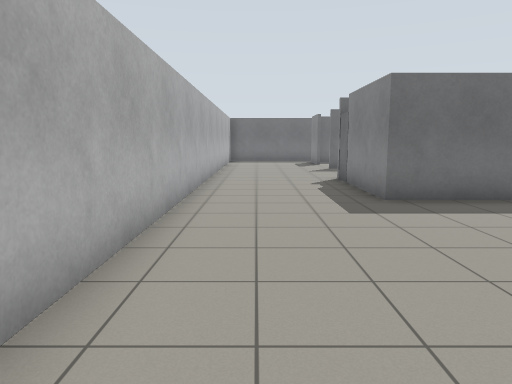
View 1 (above)

12 first-person views from a walk through a world built for the Gazebo simulator. The camera is 1.2 m above the floor, tilts 8° down and sees 70° across. The floor is counted in squares, 1 m on a side. Each view is taken from the middle of a square. On the plan, view 1 faces up. The plan holds only what a view shows up to about 14 squares ahead; the rest is blank.

View 2
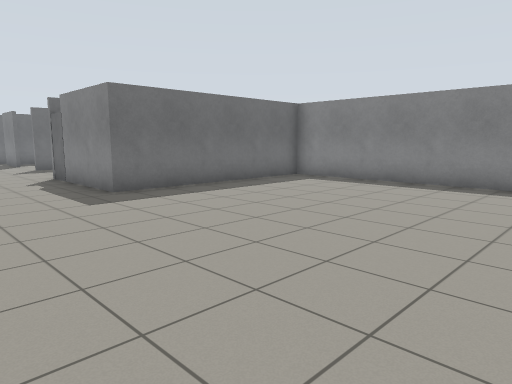

View 3
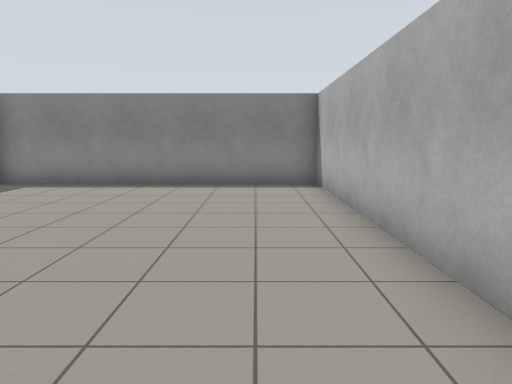

View 4
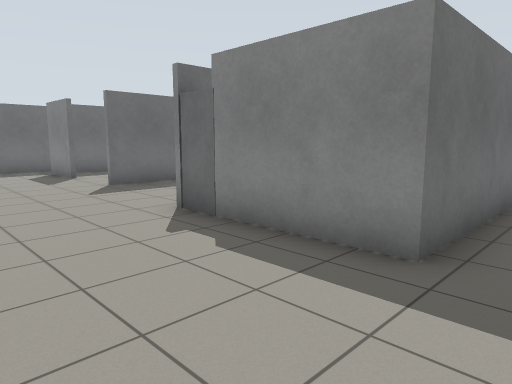

View 5
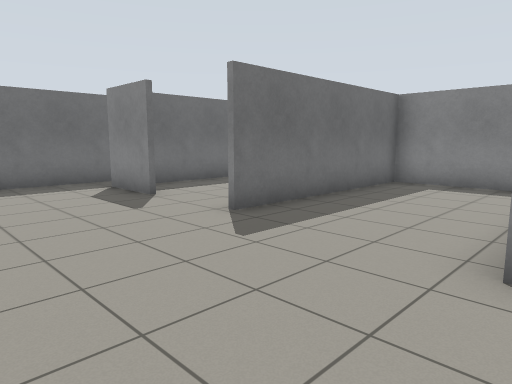

View 6
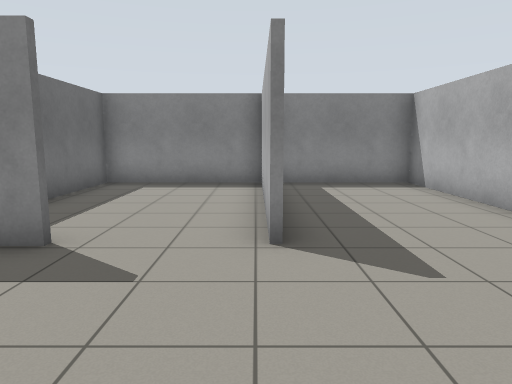

View 7
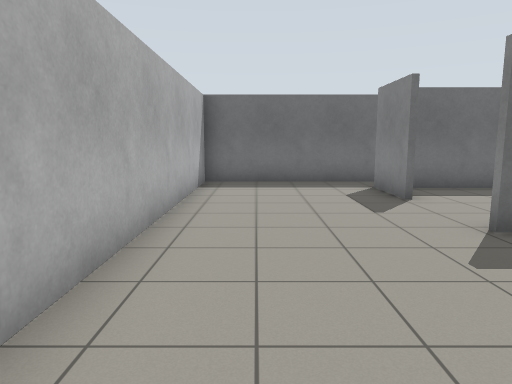

View 8
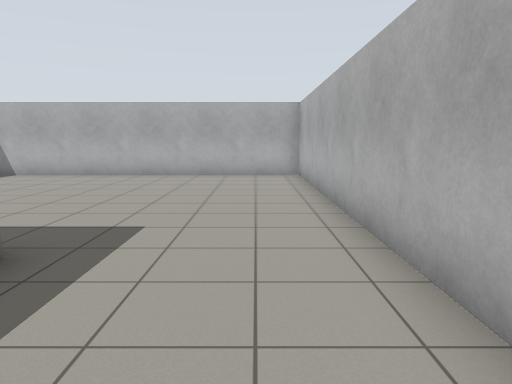

View 9
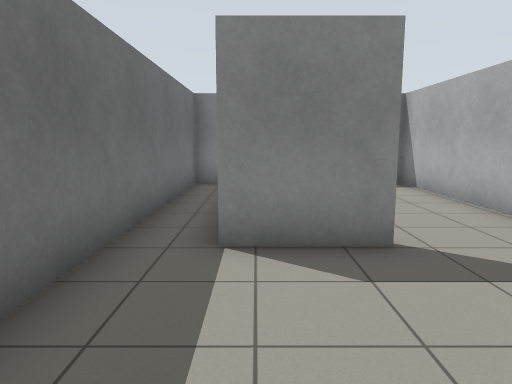

View 10
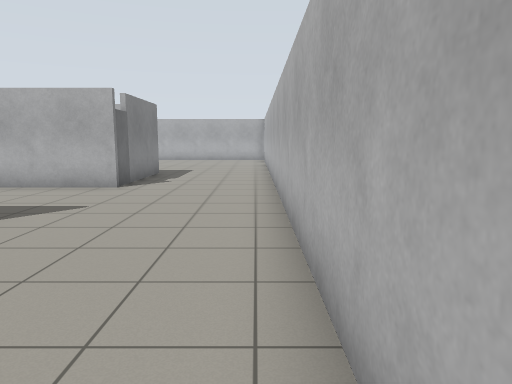

View 11
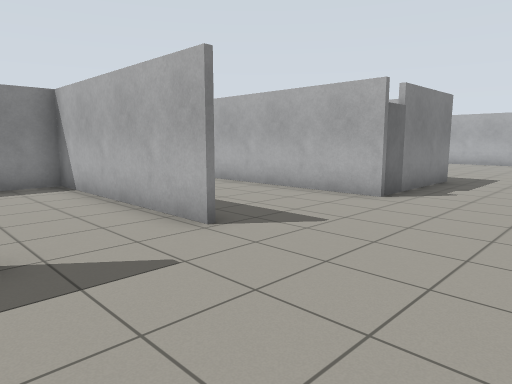

View 12
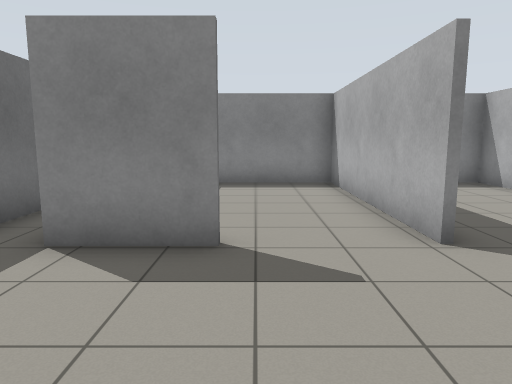

### Floor plan
Points are (right, up) in squares from view 1. A wall is a line through its corners. A room is listed if a view was taken in it or the views show most of it. See-through windows are left out.
Room 1 (views 1, 2, 3, 4, 5, 6, 7, 8, 9, 10, 11, 12)
walls: (3.4, 11.6) (9.4, 11.6) (9.4, 21.7) (-1.5, 21.7) (-1.5, -1.7) (9.4, -1.7) (9.4, 7.3) (2.6, 7.3) (2.6, 10.6); (3.1, 15.8) (9.5, 15.8); (3.1, 18.4) (3.1, 20.5); (9.5, 15.7) (3.1, 15.7); (9.5, 20.3) (3.7, 20.3)
objects: door leaf (3, 11)

Where each view was taken, in squares from view 1:
view 1: 0 up, 0 right, facing up
view 2: 1 down, 1 left, facing up-right
view 3: 0 up, 1 left, facing right
view 4: 6 up, 1 left, facing up-right
view 5: 11 up, 1 left, facing up-right
view 6: 16 up, 1 left, facing right
view 7: 11 up, 0 right, facing up
view 8: 11 up, 0 right, facing down
view 9: 20 up, 1 left, facing right
view 10: 21 up, 1 left, facing down
view 11: 19 up, 1 left, facing down-right
view 12: 18 up, 1 left, facing right
